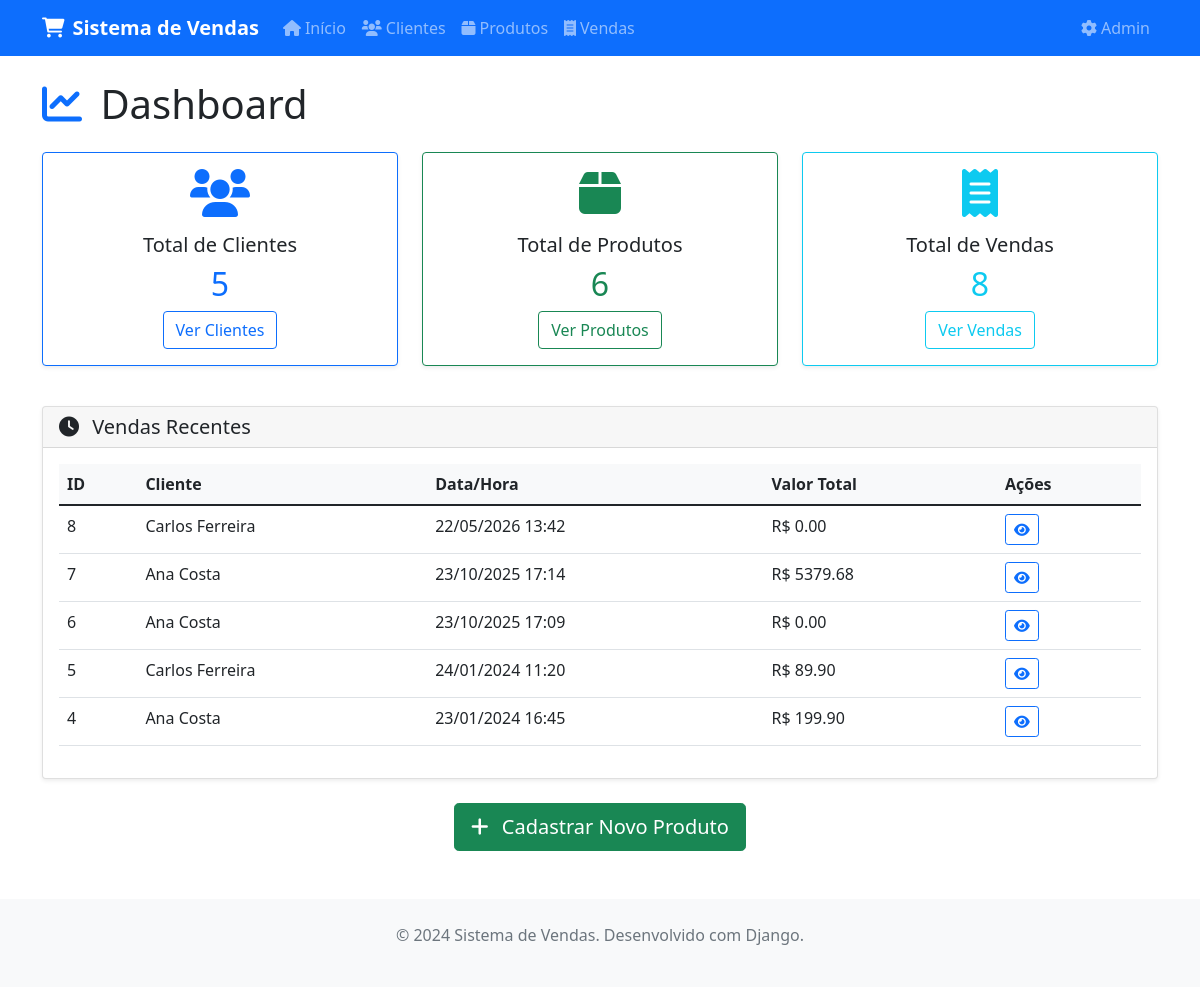
The app's page /vendas/ with its own data.
### vendas/models.py (models this page shows, shortened)
class Venda(models.Model):
    STATUS_CHOICES = [
        ('processamento', 'Em Processamento'),
        ('pago', 'Pago'),
        ('cancelado', 'Cancelado'),
    ]
    cliente = models.ForeignKey(Cliente, on_delete=models.CASCADE, verbose_name="Cliente")
    produtos = models.ManyToManyField(Produto, through='ItemVenda', verbose_name="Produtos")
    data_hora = models.DateTimeField(default=timezone.now, verbose_name="Data e Hora")
    valor_total = models.DecimalField(max_digits=10, decimal_places=2, verbose_name="Valor Total")
    status = models.CharField(max_length=20, choices=STATUS_CHOICES, default='processamento', verbose_name="Status")
    class Meta:
        verbose_name = "Venda"
        verbose_name_plural = "Vendas"
        ordering = ['data_hora']

class Cliente(models.Model):
    nome = models.CharField(max_length=200, verbose_name="Nome")
    email = models.EmailField(verbose_name="E-mail")
    data_cadastro = models.DateTimeField(auto_now_add=True, verbose_name="Data de Cadastro")
    class Meta:
        verbose_name = "Cliente"
        verbose_name_plural = "Clientes"
        ordering = ['nome']

### vendas/views.py (the view)
# urls.py: path('', views.home, name='home'),
def home(request):
    context = {
        'total_clientes': Cliente.objects.count(),
        'total_produtos': Produto.objects.count(),
        'total_vendas': Venda.objects.count(),
        'vendas_recentes': Venda.objects.order_by('-data_hora')[:5],
    }
    return render(request, 'vendas/home.html', context)

### vendas/templates/vendas/home.html (shortened to what this page needs)
{% extends 'vendas/base.html' %}
{% block content %}
<div class="row">
    <div class="col-12">
        <h1 class="mb-4">
            <i class="fas fa-chart-line text-primary me-2"></i>
            Dashboard
        </h1>
    </div>
</div>
<div class="row mb-4">
    <div class="col-md-4 mb-3">
        <div class="card text-center border-primary">
            <div class="card-body">
                <i class="fas fa-users fa-3x text-primary mb-3"></i>
                <h5 class="card-title">Total de Clientes</h5>
                <h2 class="text-primary">{{ total_clientes }}</h2>
                <a href="{% url 'vendas:cliente_list' %}" target="_blank" class="btn btn-outline-primary">
                    Ver Clientes
                </a>
            </div>
        </div>
    </div>
    <div class="col-md-4 mb-3">
        <div class="card text-center border-success">
            <div class="card-body">
                <i class="fas fa-box fa-3x text-success mb-3"></i>
                <h5 class="card-title">Total de Produtos</h5>
                <h2 class="text-success">{{ total_produtos }}</h2>
                <a href="{% url 'vendas:produto_list' %}" class="btn btn-outline-success">
                    Ver Produtos
                </a>
            </div>
        </div>
    </div>
    <div class="col-md-4 mb-3">
        <div class="card text-center border-info">
            <div class="card-body">
                <i class="fas fa-receipt fa-3x text-info mb-3"></i>
                <h5 class="card-title">Total de Vendas</h5>
                <h2 class="text-info">{{ total_vendas }}</h2>
                <a href="{% url 'vendas:venda_list' %}" class="btn btn-outline-info">
                    Ver Vendas
                </a>
            </div>
        </div>
    </div>
</div>
<div class="row">
    <div class="col-12">
        <div class="card">
            <div class="card-header">
                <h5 class="mb-0">
                    <i class="fas fa-clock me-2"></i>
                    Vendas Recentes
                </h5>
            </div>
            <div class="card-body">
                {% if vendas_recentes %}
                    <div class="table-responsive">
                        <table class="table table-hover">
                            <thead>
                                <tr>
                                    <th>ID</th>
                                    <th>Cliente</th>
                                    <th>Data/Hora</th>
                                    <th>Valor Total</th>
                                    <th>Ações</th>
                                </tr>
                            </thead>
                            <tbody>
                                {% for venda in vendas_recentes %}
                                <tr>
                                    <td>{{ venda.id }}</td>
                                    <td>{{ venda.cliente.nome }}</td>
                                    <td>{{ venda.data_hora|date:"d/m/Y H:i" }}</td>
                                    <td>R$ {{ venda.valor_total }}</td>
                                    <td>
                                        <a href="{% url 'vendas:venda_detail' venda.pk %}"
                                           class="btn btn-sm btn-outline-primary">
                                            <i class="fas fa-eye"></i>
                                        </a>
                                    </td>
                                </tr>
                                {% endfor %}
                            </tbody>
                        </table>
                    </div>
                {% else %}
                    <p class="text-muted text-center py-3">
                        <i class="fas fa-info-circle me-2"></i>
                        Nenhuma venda registrada ainda.
                    </p>
                {% endif %}
            </div>
        </div>
    </div>
</div>
<div class="row mt-4">
    <div class="col-12 text-center">
        <a href="" class="btn btn-success btn-lg">
            <i class="fas fa-plus me-2"></i>
            Cadastrar Novo Produto
        </a>
    </div>
</div>
{% endblock %}

### vendas/templates/vendas/base.html (shortened to what this page needs)
<!DOCTYPE html>
<html lang="pt-br">
<head>
    <link href="https://cdn.jsdelivr.net/npm/bootstrap@5.1.3/dist/css/bootstrap.min.css" rel="stylesheet">
    <link href="https://cdnjs.cloudflare.com/ajax/libs/font-awesome/6.0.0/css/all.min.css" rel="stylesheet">
</head>
<body>
    <nav class="navbar navbar-expand-lg navbar-dark bg-primary">
        <div class="container">
            <a class="navbar-brand" href="{% url 'vendas:home' %}">
                <i class="fas fa-shopping-cart me-2"></i>Sistema de Vendas
            </a>
            <div class="collapse navbar-collapse" id="navbarNav">
                <ul class="navbar-nav me-auto">
                    <li class="nav-item">
                        <a class="nav-link" href="{% url 'vendas:home' %}">
                            <i class="fas fa-home me-1"></i>Início
                        </a>
                    </li>
                    <li class="nav-item">
                        <a class="nav-link" href="{% url 'vendas:cliente_list' %}">
                            <i class="fas fa-users me-1"></i>Clientes
                        </a>
                    </li>
                    <li class="nav-item">
                        <a class="nav-link" href="{% url 'vendas:produto_list' %}">
                            <i class="fas fa-box me-1"></i>Produtos
                        </a>
                    </li>
                    <li class="nav-item">
                        <a class="nav-link" href="{% url 'vendas:venda_list' %}">
                            <i class="fas fa-receipt me-1"></i>Vendas
                        </a>
                    </li>
                </ul>
                <ul class="navbar-nav">
                    <li class="nav-item">
                        <a class="nav-link" href="{% url 'admin:index' %}">
                            <i class="fas fa-cog me-1"></i>Admin
                        </a>
                    </li>
                </ul>
            </div>
        </div>
    </nav>
    <main class="container mt-4">
        {% block content %}
        {% endblock %}
    </main>
    <footer class="bg-light text-center text-muted py-4 mt-5">
        <div class="container">
            <p>&copy; 2024 Sistema de Vendas. Desenvolvido com Django.</p>
        </div>
    </footer>
</body>
</html>

### vendas/templates/vendas/base.html (style rules this page uses)
.navbar-brand { font-weight: bold; }
.card { box-shadow: 0 0.125rem 0.25rem rgba(0, 0, 0, 0.075); border: 1px solid rgba(0, 0, 0, 0.125); }
.table th { background-color: #f8f9fa; }

### records on screen
Venda: id "8", cliente.nome "Carlos Ferreira", data_hora "22/05/2026 13:42", valor_total "0.00"
Venda: id "7", cliente.nome "Ana Costa", data_hora "23/10/2025 17:14", valor_total "5379.68"
Venda: id "6", cliente.nome "Ana Costa", data_hora "23/10/2025 17:09", valor_total "0.00"
Venda: id "5", cliente.nome "Carlos Ferreira", data_hora "24/01/2024 11:20", valor_total "89.90"
Venda: id "4", cliente.nome "Ana Costa", data_hora "23/01/2024 16:45", valor_total "199.90"

### other values on screen
{{ total_clientes }} "5"
{{ total_produtos }} "6"
{{ total_vendas }} "8"
